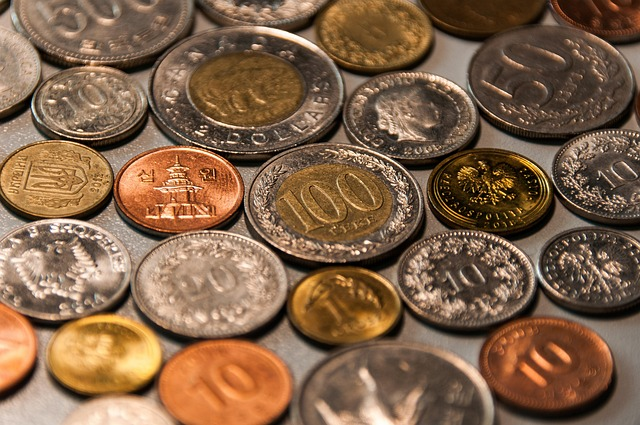
#> input picture image/coins.jpg, 640 x 425 px
$ python basic34.py
#> lines starting #> are read from the running program, lines starting #| are printed output that depends on the picture; after the words box and inside, x2 and y2 are one past the last pixel; in counts of white or black regions, pixels touching at a corner belong together
#Mophological basic34

import cv2
import matplotlib.pyplot as plt

img = cv2.imread("image/coins.jpg",0)#อ่านภาพ
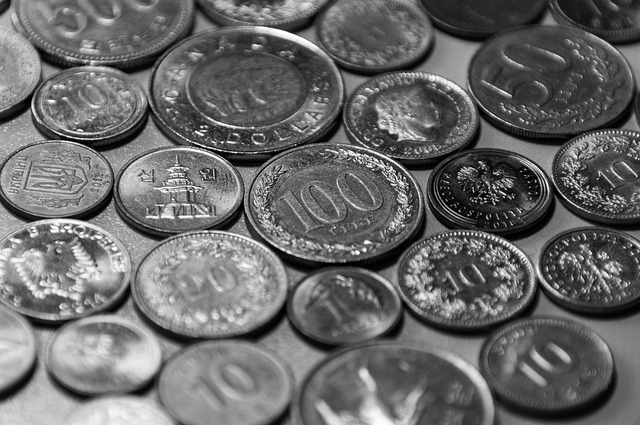
#> img: shape (425, 640); min 0, max 255, mean 105.9
thresh , result = cv2.threshold(img,170,255,cv2.THRESH_BINARY_INV)#ใช้ในการแปลงภาพเป็นภาพbinary ,img คือภาพที่เราอ่านมา ,
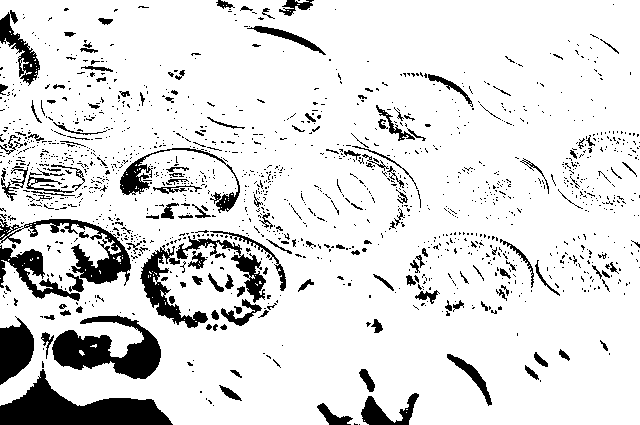
#> result: shape (425, 640); 87.5% white; 1479 black regions (1318 under 20 px), largest, box (x1, y1, x2, y2) and area: (0, 369, 173, 425) 4558, (52, 315, 161, 379) 3547, (0, 219, 131, 286) 2293
#170 คือค่าของ thresholdหรือค่ากลางหรือค่าจุดแบ่ง ,255 คือค่าของ maximum value, cv2.THRESH_BINARY คือค่าของ thresholding method
# ,cv2.THRESH_BINARY_INVคือ สลับพื้นหลังเป็นสีดำเป็นสีขาว สลับจากcv2.THRESH_BINARY ที่เป็นปกติก่อนสลับสี

#แสดงผลแบบ matplotlib
title = ["ORIGINAL","THRESH"] #ตัวแปร title เก็บชื่อภาพ, "ORIGINAL" คือชื่อภาพตัวแรก , "THRESH" คือชื่อภาพตัวที่สอง
images = [img,result]#เก็บภาพที่ตัวแปร images

#แสดงผล
for i in range(len(images)):#range คือการวนลูป , len คือการหาความยาวของ images
    plt.subplot(1,2,i+1)#plt.subplot คือการแสดงภาพในหน้าต่าง ,แสดงตำแหน่งที่ 1เป็นต้นไป
    plt.imshow(images[i],cmap="gray")#แสดงภาพ
    plt.title(title[i])#แสดงชื่อ
    plt.xticks([]),plt.yticks([])#ไม่แสดงตัวแปร x และ y
#> this loop made 2 passes

plt.show()
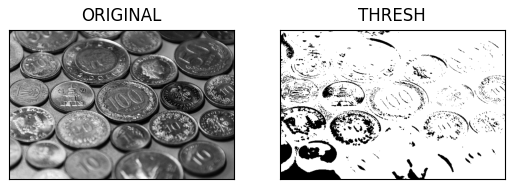
#> figure drawn by matplotlib, 2 panels

$ run again, with image/ball.jpg copied over image/coins.jpg
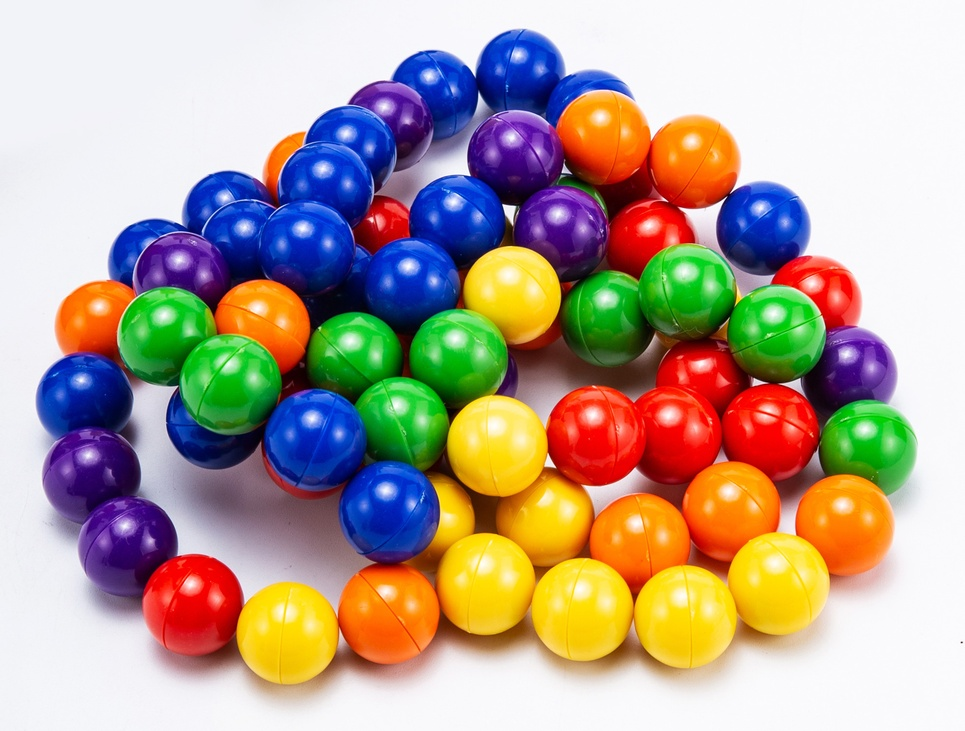
#> input picture image/ball.jpg, 965 x 731 px, shrunk from 1980 x 1500 before the run
#> `thresh , result = cv2.threshold(img,170,255,cv2.THRESH_BINARY_INV)#ใช้..`:
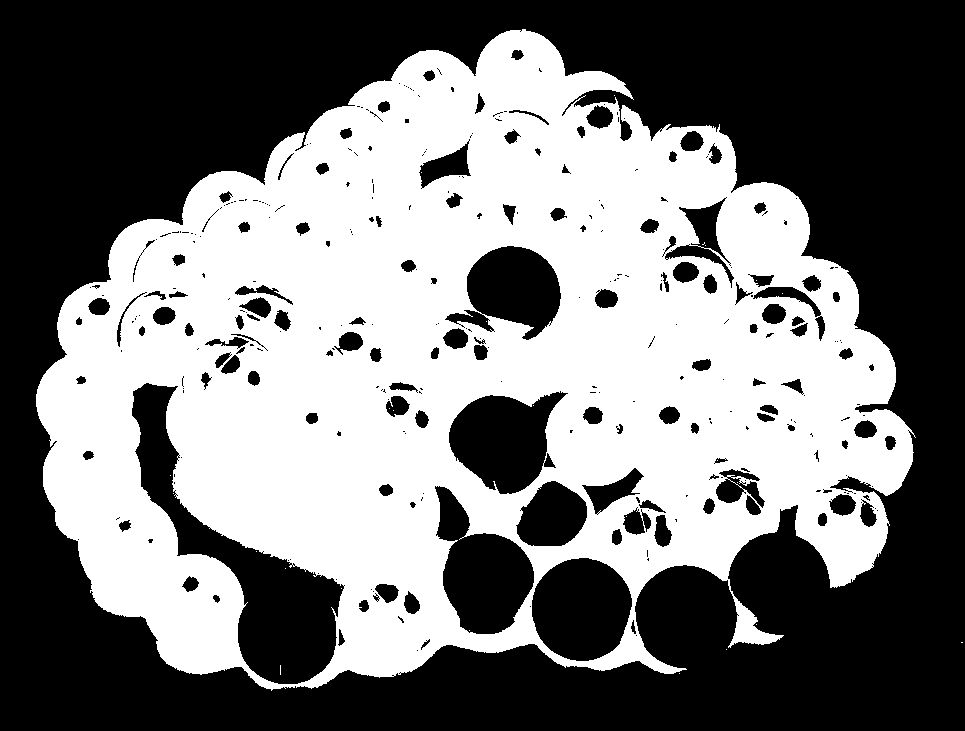
#> result: shape (731, 965); 46.1% white; 25 white regions (24 under 20 px), largest, box (x1, y1, x2, y2) and area: (36, 29, 916, 691) 325451
#> the loop `for i in range(len(images)):#range คือการวนลูป , len คือการหาความยาวขอ..` made 2 passes
#> `plt.show()`:
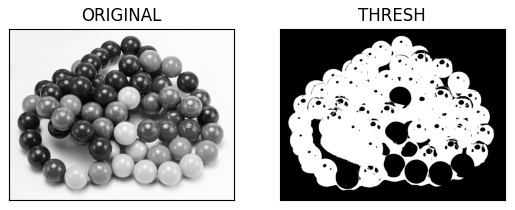
#> figure drawn by matplotlib, 2 panels

$ run again, with image/ballcolor.jpg copied over image/coins.jpg
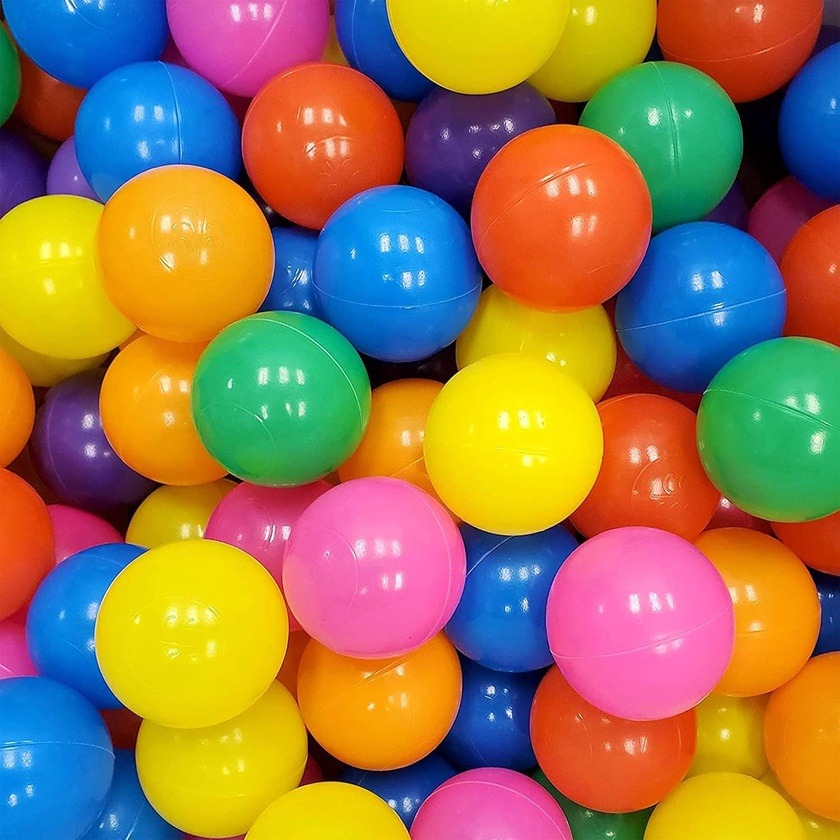
#> input picture image/ballcolor.jpg, 840 x 840 px, shrunk from 1500 x 1500 before the run
#> `thresh , result = cv2.threshold(img,170,255,cv2.THRESH_BINARY_INV)#ใช้..`:
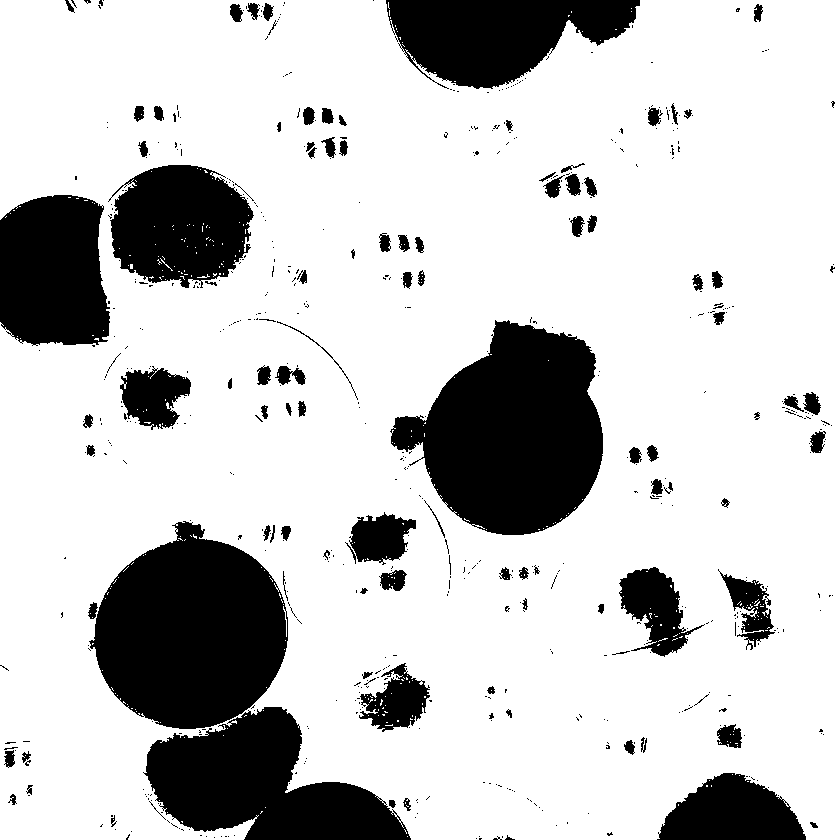
#> result: shape (840, 840); 78.5% white; 617 black regions (513 under 20 px), largest, box (x1, y1, x2, y2) and area: (390, 320, 603, 535) 29966, (89, 521, 288, 729) 29149, (143, 707, 411, 840) 20288
#> the loop `for i in range(len(images)):#range คือการวนลูป , len คือการหาความยาวขอ..` made 2 passes
#> `plt.show()`:
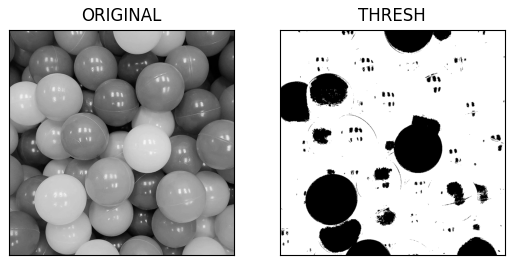
#> figure drawn by matplotlib, 2 panels
